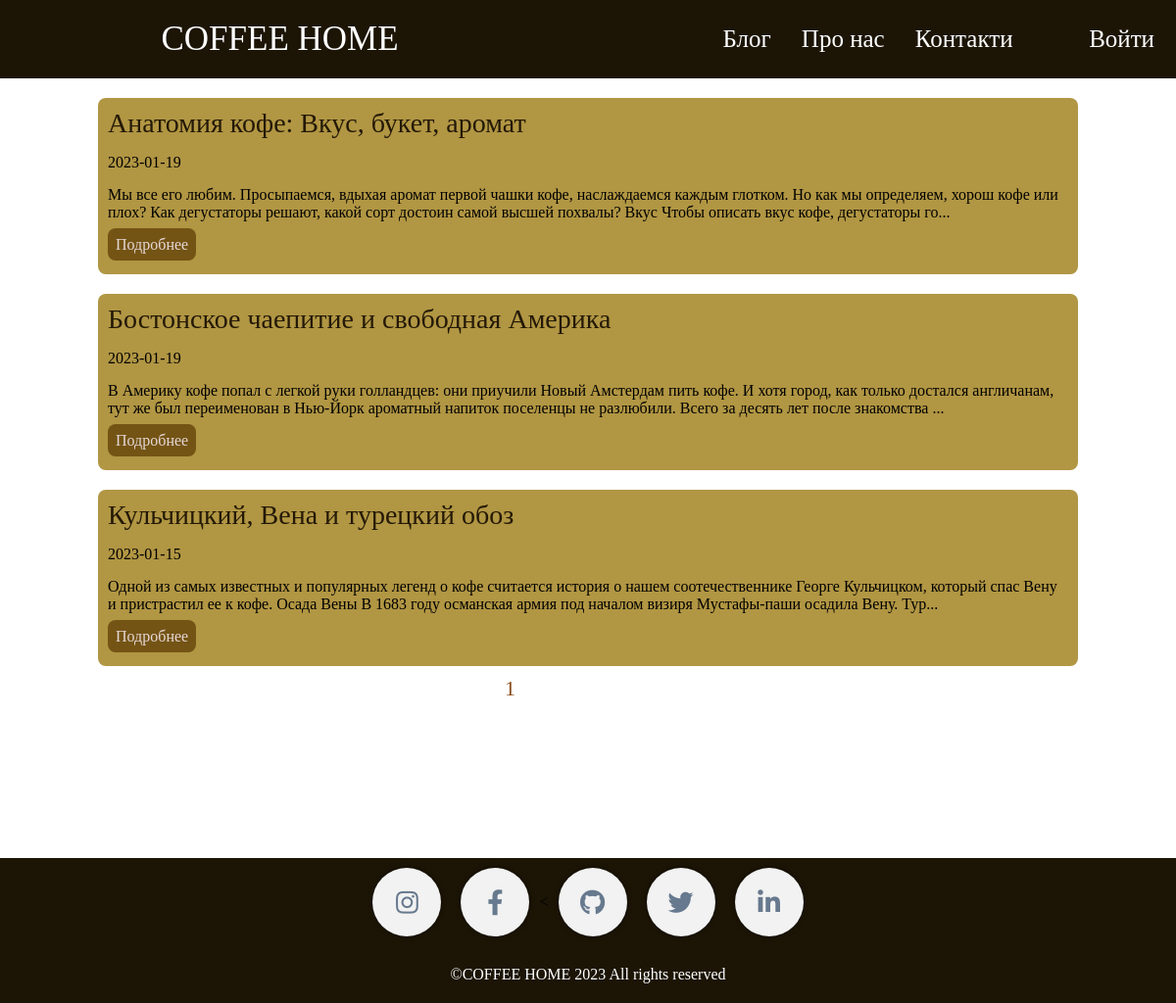
/blog/, run on an earlier commit of the app's database.
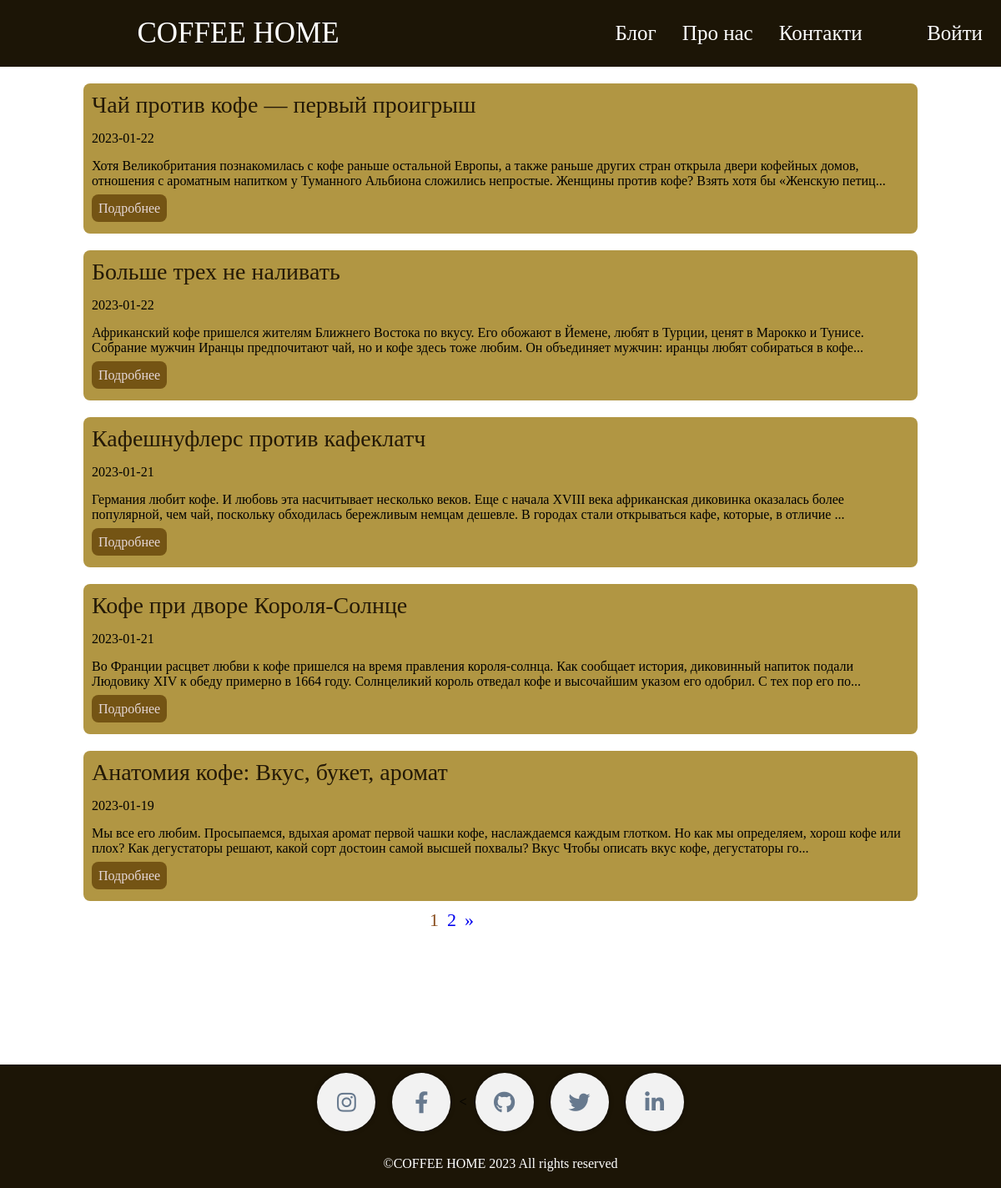
And on a later commit of the database.
### models.py (models this page shows, shortened)
class Posts(db.Model):
    id = db.Column(db.Integer, primary_key=True)
    title = db.Column(db.String(150), nullable=True)
    slug = db.Column(db.String(150), unique=True)
    text = db.Column(db.Text)
    date = db.Column(db.DateTime, default=datetime.now())

### posts/posts.py (the view)
@posts.route('/')
def index():
    posts = Posts.query.order_by(Posts.date.desc())
    page = request.args.get('page')
    if page and page.isdigit():
        page = int(page)
    else:
        page = 1
    pages = posts.paginate(page=page, per_page=5)
    return render_template('posts/index.html', posts=posts, pages=pages)

### posts/templates/posts/index.html (shortened to what this page needs)
{% extends 'posts/base_posts.html' %}
{% block content %} {{ super() }} {% endblock %}
{% block main %}
<main>
  <section class="list-posts">
    {% for el in pages.items %}
    <article class="post">
      <a class="post-title" href="{{ url_for('blue_posts.post_detail', slug=el.slug) }}">{{ el.title }}</a>
      <p class="post-data">{{ el.date.date() }}</p>
      <p class="posr-text">{{ el.text[:250] }}...</p>
      <a class="post-button" href="{{ url_for('blue_posts.post_detail', slug=el.slug) }}">Подробнее</a><br />
    </article>
    {% endfor %}
  </section>
  <ul class="pagination">
    {% for page in pages.iter_pages() %}
    <li {% if page == pages.page %} class="active" {% endif %}>
      <a href="./?page={{ page }}">{{ page }}</a>
    </li>
    {% endfor %}
    {% if pages.has_next %}
    <li class="disabled">
      <a href="./?page={{ pages.next_num }}"><span>&raquo;</span></a>
    </li>
    {% endif %}
  </ul>
</main>
{% endblock %}

What changed in the data, as far as the page shows it:
no longer on this page (row unchanged): Posts: title "Бостонское чаепитие и свободная Америка", date "2023-01-19", text "В Америку кофе попал с легкой руки голландцев: они приучили Новый Амстердам пить кофе. И хотя город, как только достался англичанам, тут же был переименован в Нью-Йорк ароматный напиток поселенцы не разлюбили. Всего за десять лет после знакомства"
no longer on this page (row unchanged): Posts: title "Кульчицкий, Вена и турецкий обоз", date "2023-01-15", text "Одной из самых известных и популярных легенд о кофе считается история о нашем соотечественнике Георге Кульчицком, который спас Вену и пристрастил ее к кофе. Осада Вены В 1683 году османская армия под началом визиря Мустафы-паши осадила Вену. Тур"
added Posts: title "Чай против кофе — первый проигрыш", date "2023-01-22", text "Хотя Великобритания познакомилась с кофе раньше остальной Европы, а также раньше других стран открыла двери кофейных домов, отношения с ароматным напитком у Туманного Альбиона сложились непростые. Женщины против кофе? Взять хотя бы «Женскую петиц"
added Posts: title "Больше трех не наливать", date "2023-01-22", text "Африканский кофе пришелся жителям Ближнего Востока по вкусу. Его обожают в Йемене, любят в Турции, ценят в Марокко и Тунисе. Собрание мужчин Иранцы предпочитают чай, но и кофе здесь тоже любим. Он объединяет мужчин: иранцы любят собираться в кофе"
added Posts: title "Кафешнуфлерс против кафеклатч", date "2023-01-21", text "Германия любит кофе. И любовь эта насчитывает несколько веков. Еще с начала XVIII века африканская диковинка оказалась более популярной, чем чай, поскольку обходилась бережливым немцам дешевле. В городах стали открываться кафе, которые, в отличие"
added Posts: title "Кофе при дворе Короля-Солнце", date "2023-01-21", text "Во Франции расцвет любви к кофе пришелся на время правления короля-солнца. Как сообщает история, диковинный напиток подали Людовику XIV к обеду примерно в 1664 году. Солнцеликий король отведал кофе и высочайшим указом его одобрил. С тех пор его по"
Also different on the page:
new list line: "2"
